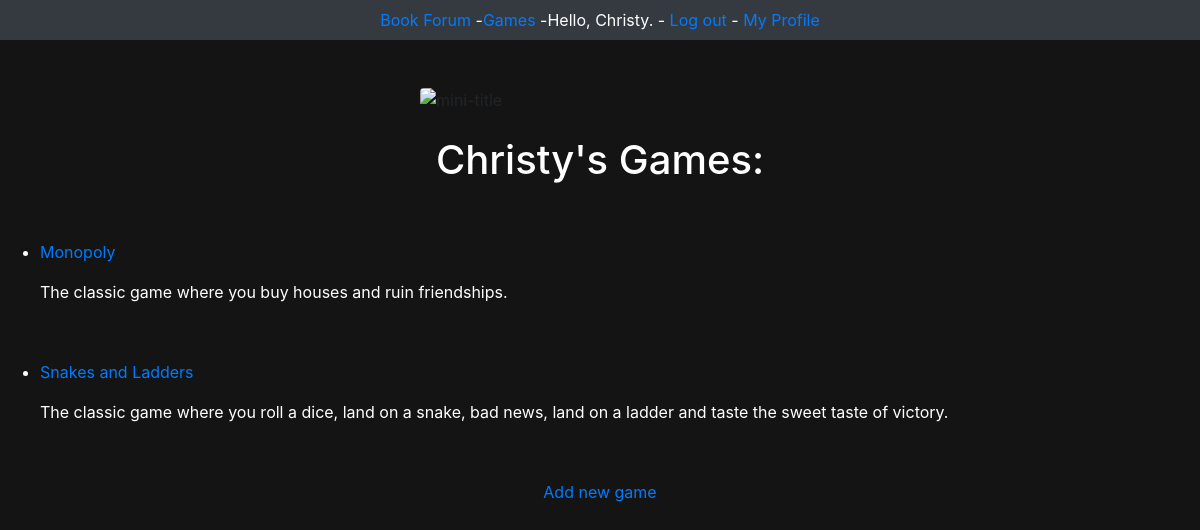
Before: /users/profile/5 (signed in) with the older database file.
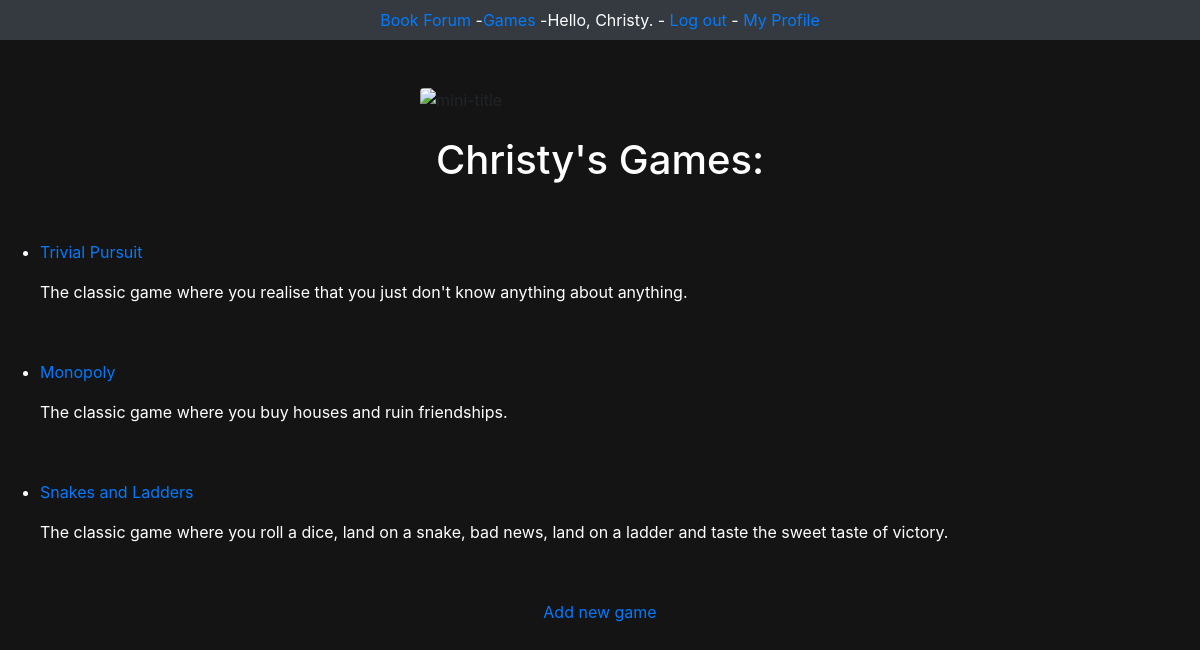
After: the same page with the newer database file.
### main/models.py (models this page shows, shortened)
class Game(models.Model):
    name = models.CharField(max_length=80)
    description = models.CharField(max_length=500)
    owner = models.ForeignKey(User, on_delete=models.CASCADE)
    availability = models.BooleanField()
    date_added = models.DateTimeField(auto_now_add=True)
    date_modified = models.DateTimeField(auto_now=True)

### users/views.py (the view)
# urls.py: path('profile/<int:user_id>', views.profile, name='profile'),
@login_required
def profile(request, user_id):
    user = User.objects.get(id = user_id)
    games = user.game_set.order_by('-date_added')
    context = {'user': user, 'games': games}
    return render(request, 'registration/profile.html', context)

### users/models.py (called while the page is built)
    def __str__(self):
        return self.username

### users/templates/registration/profile.html
{% extends 'main/base.html' %}
{% block content %}
    <br>
    <h1 class="text-white text-capitalize text-center">{{ user }}'s Games:</h1>
    <br><br>
    <ul class="mx-auto content-center">
    {% for game in games %}
        <li class="list-item text-white">
            <a href="{% url 'main:game' game.id %}">{{ game.name }}</a>
            <p>{{ game.description|linebreaks }}<br></p>
        </li>
    {% empty %}
        <li class="list-inline-item text-white">You don't have any games yet.</li>
    {% endfor %}
    </ul>
    {% if user == request.user %}
    <a href="{% url 'main:new_game' user.id%}"><p class="text-center">Add new game</p></a>
{% endif %}
{% endblock content %}

Changed rows visible on the page:
added Game: name "Trivial Pursuit", description "The classic game where you realise that you just don't know anything about anything."
